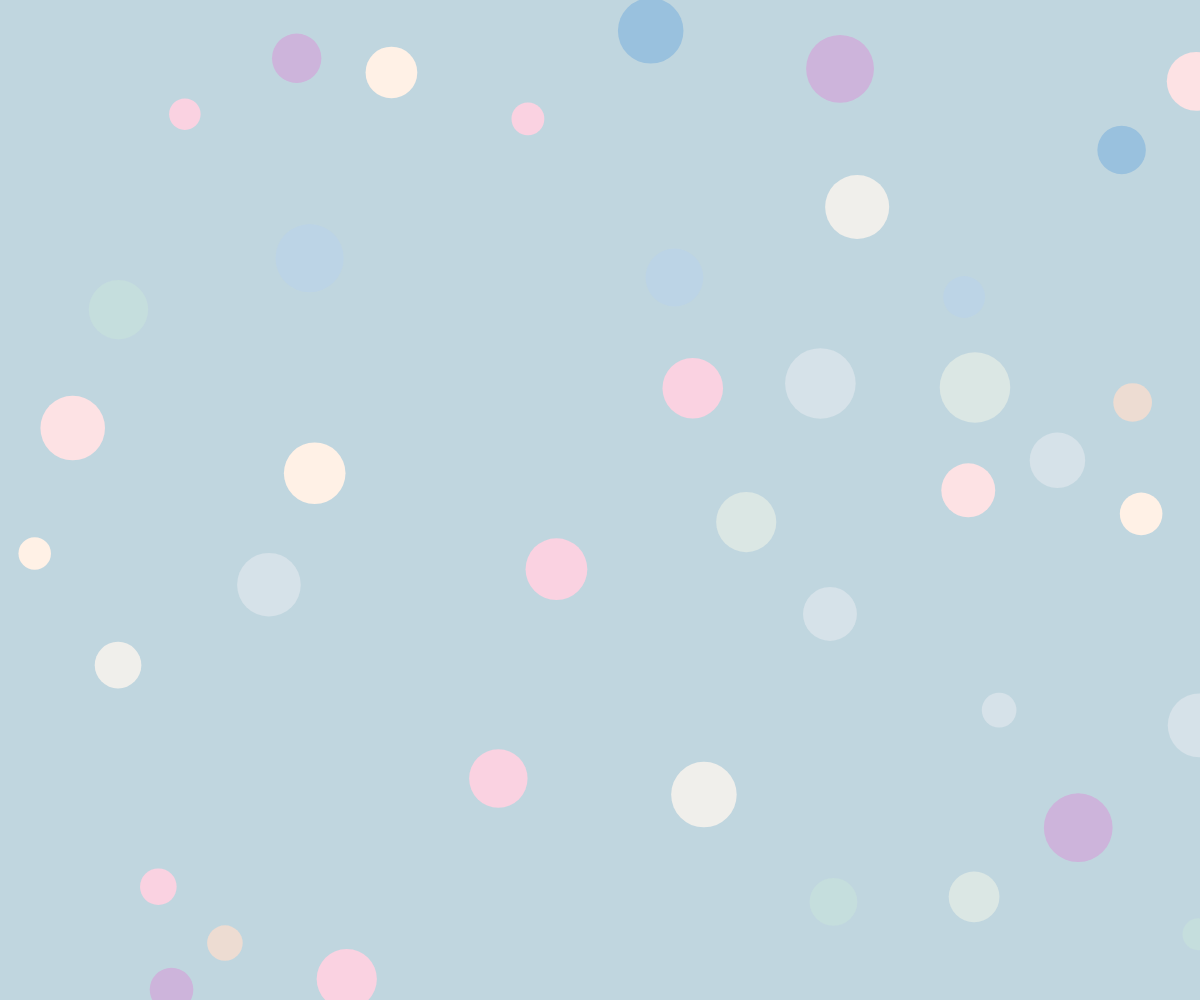
Frame 1 (no input)
Frame 60 (no input): identical to frame 1, image omitted
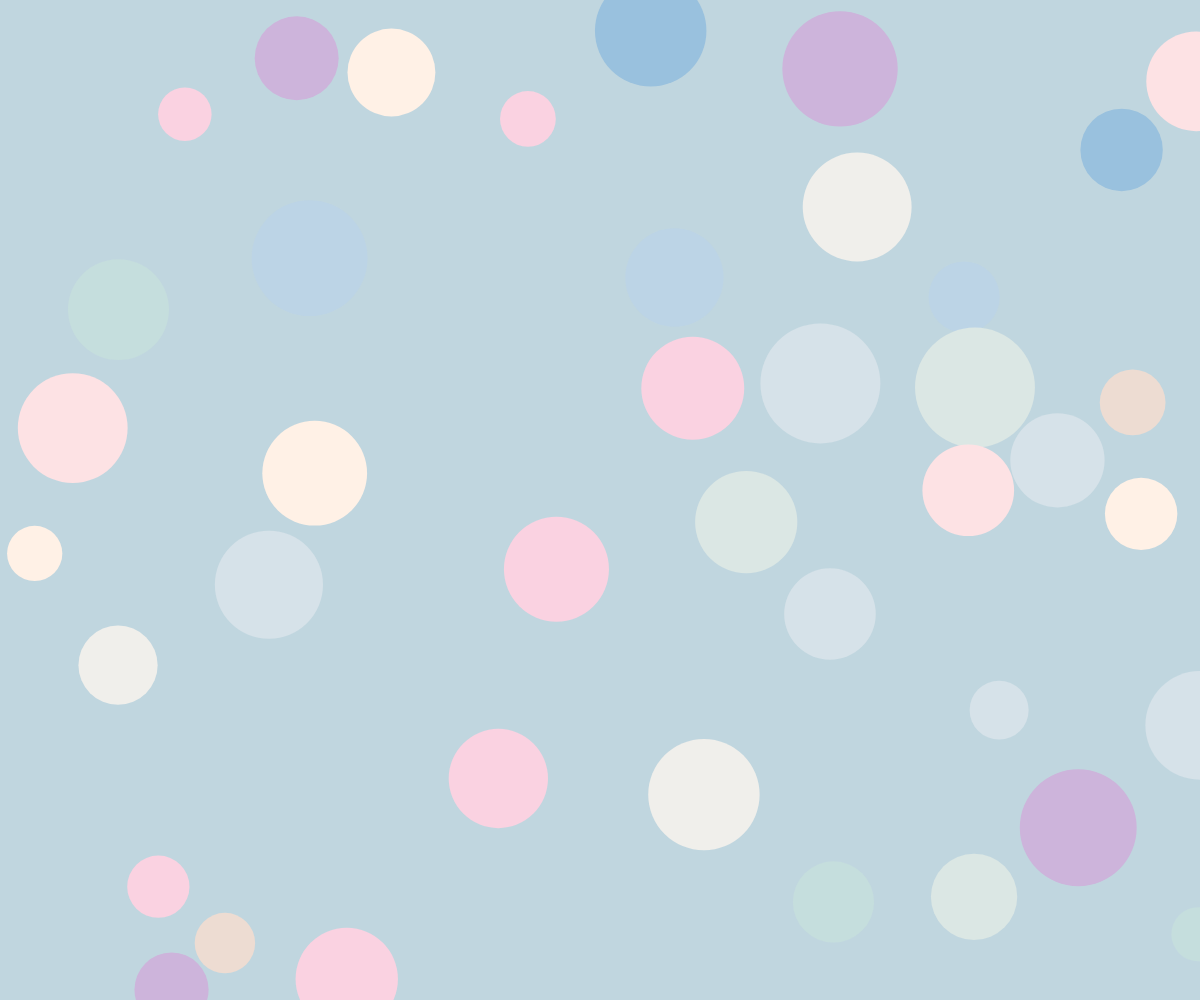
Frame 120 (the mouse pressed at the canvas centre since frame 60)

The p5.js sketch that drew these frames (run headless with seeded random() and noise() and a simulated clock; from frame 60 on, the mouse is pressed at the canvas centre):

// p5.js sketch
// ── sketch.js
let circles = [];
let morandiColors = [
  '#99C1DE', '#BCD4E6', '#D6E2E9', '#F0EFEB', '#DBE7E4',
  '#C5DEDD', '#FAD2E1', '#FDE2E4', '#FFF1E6', '#EDDCD2', '#CDB4DB'
];

function setup() {
  createCanvas(windowWidth, windowHeight);
  background('#c0d6df'); // Set background to #c0d6df
  
  // Generate 40 circles with random positions and colors
  let attempts = 0;
  while (circles.length < 40 && attempts < 1000) {
    let newCircle = {
      x: random(width), // Random x position
      y: random(height), // Random y position
      size: random(50, 120), // Random size between 50 and 120
      color: random(morandiColors) // Random color from the palette
    };
    
    // Check if the new circle overlaps with existing circles
    let overlapping = false;
    for (let circle of circles) {
      let distance = dist(newCircle.x, newCircle.y, circle.x, circle.y);
      if (distance < (newCircle.size + circle.size) / 2) {
        overlapping = true;
        break;
      }
    }
    
    // If not overlapping, add the circle to the array
    if (!overlapping) {
      circles.push(newCircle);
    }
    attempts++;
  }
}

function draw() {
  background('#c0d6df'); // Set background to #c0d6df in draw loop
  
  // Calculate size factor based on mouseX position
  let sizeFactor = map(mouseX, 0, width, 50, 120);
  
  // Draw circles
  for (let circle of circles) {
    fill(circle.color);
    noStroke();
    ellipse(circle.x, circle.y, circle.size * sizeFactor / 80);
  }
}

function windowResized() {
  resizeCanvas(windowWidth, windowHeight);
}
// ── style.css
/* CSS 主要設定網頁html格式設定 */

html, body {
  margin: 0;
  padding: 0;
}

body {
  margin: 0;
  overflow: hidden;
}

canvas {
  display: block;
  position: absolute;
  top: 0;
  left: 0;
  z-index: -1; /* 將 canvas 放在最底層 */
}

ul {
  list-style: none;
  padding: 10px;
  margin: 0;
  display: flex;
  gap: 40px; /* 增加選單標題之間的間距 */
  position: absolute;
  top: 0;
  left: 0;
  background-color: transparent;
  z-index: 2; /* 將選單放在最上層 */
}

ul li {
  color: #442a13;
  font-size: 16px;
  cursor: pointer;
  position: relative;
}

ul li a {
  text-decoration: none;
  color: #442a13;
}

ul li a:hover {
  color: #bc8a5f;
}

/* 子選單樣式 */
ul li .submenu {
  display: none;
  position: absolute;
  top: 100%;
  left: 0;
  background-color: #ffffff;
  padding: 10px;
  box-shadow: 0 2px 5px rgba(0, 0, 0, 0.2);
  z-index: 3;
  width: 150px; /* 固定子選單寬度 */
}

ul li:hover .submenu {
  display: block;
}

ul li .submenu li {
  margin: 5px 0; /* 增加子選單項目之間的間距 */
}

ul li .submenu li a {
  color: #442a13;
  font-size: 14px;
  display: block; /* 確保子選單每個選項一行顯示 */
}

ul li .submenu li a:hover {
  color: #bc8a5f;
}

/* iframe 樣式 */
.iframe-display {
  position: absolute;
  top: 100px; /* 距離頂部 100px */
  left: 200px; /* 距離左側 200px */
  right: 200px; /* 距離右側 200px */
  bottom: 100px; /* 距離底部 100px */
  border: none;
  z-index: 1; /* 將 iframe 放在第二層 */
  width: calc(100% - 400px); /* 計算寬度，減去左右邊距 */
  height: calc(100% - 200px); /* 計算高度，減去上下邊距 */
  display: none; /* 預設隱藏 iframe */
}
